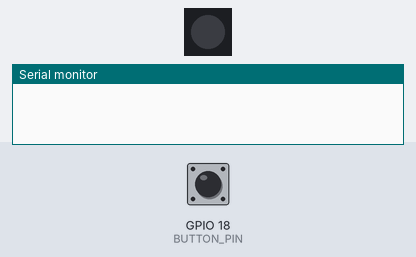
A program run on a simulated ESP32-S3. On the bench: 1 RGB LEDs in strip order, left to right, the last lines printed to the serial monitor. The inputs (shaded band) are chosen by the test bench; at power-on: GPIO 18 (BUTTON_PIN) HIGH.

Above: at 1.2 s.
1.3 s: GPIO 18 (BUTTON_PIN) pulled LOW for 0.15 s
At 1.35 s:
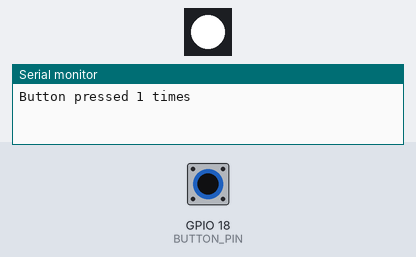
Timing chart, 0 to 4.3 s (numbered marks = the images above; inputs shaded):
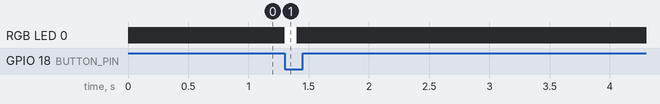

The program:

main.cpp
```cpp
#include <Arduino.h>
#include <Adafruit_NeoPixel.h>

#define LED_PIN 48         // Pin del NeoPixel
#define BUTTON_PIN 18      // Pin del botón
#define NUMPIXELS 1        // Número de NeoPixels

volatile uint32_t buttonPressCount = 0;  // Contador de pulsaciones
volatile bool buttonPressed = false;      // Estado del botón

Adafruit_NeoPixel strip(NUMPIXELS, LED_PIN, NEO_GRB + NEO_KHZ800);  // Inicializar el strip NeoPixel

// Función de interrupción del botón
void IRAM_ATTR isr() {
  buttonPressCount++;  // Incrementar el contador por cada pulsación
  buttonPressed = true;  // Marcar que el botón ha sido presionado
}

void setup() {
  Serial.begin(115200);
  pinMode(BUTTON_PIN, INPUT_PULLUP); // Configurar el pin del botón

  // Inicializar el NeoPixel
  strip.begin();
  strip.show(); // Asegúrate de que el LED está apagado al inicio

  // Configurar la interrupción en el botón
  attachInterrupt(digitalPinToInterrupt(BUTTON_PIN), isr, FALLING); // Interrupción en el flanco de bajada
}

void loop() {
  if (buttonPressed) {
    Serial.printf("Button pressed %u times\n", buttonPressCount);
    buttonPressed = false;  // Limpiar la bandera

    // Encender el NeoPixel en blanco (255, 255, 255)
    strip.setPixelColor(0, strip.Color(255, 255, 255)); // Blanco
    strip.show(); // Actualizar el color del NeoPixel

    delay(100);  // Mantener el LED encendido por 500ms

    // Apagar el NeoPixel
    strip.setPixelColor(0, strip.Color(0, 0, 0)); // Apagar el LED
    strip.show(); // Actualizar el color del NeoPixel
  }
}
```

Measured:
- after the input at 1.3 s, RGB LED 0: off → RGB(255, 255, 255) at once, → off 0.10 s later
